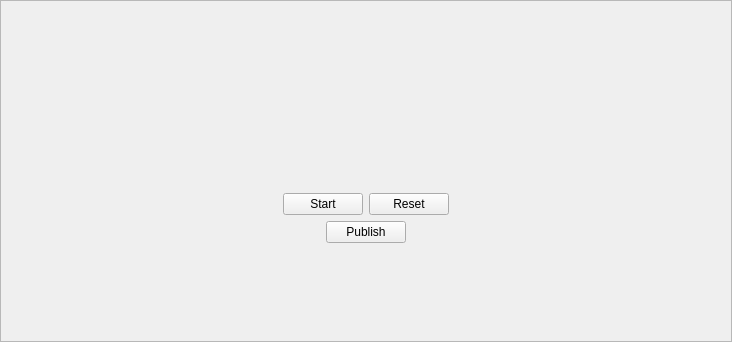
<?xml version="1.0" encoding="UTF-8"?>
<ui version="4.0">
 <class>CountdownFrame</class>
 <widget class="QFrame" name="CountdownFrame">
  <property name="geometry">
   <rect>
    <x>0</x>
    <y>0</y>
    <width>732</width>
    <height>342</height>
   </rect>
  </property>
  <property name="windowTitle">
   <string>Frame</string>
  </property>
  <property name="styleSheet">
   <string notr="true">background-image: url(:/img/data/parchment.jpg);</string>
  </property>
  <property name="frameShape">
   <enum>QFrame::StyledPanel</enum>
  </property>
  <property name="frameShadow">
   <enum>QFrame::Raised</enum>
  </property>
  <layout class="QGridLayout" name="gridLayout">
   <item row="5" column="0">
    <layout class="QHBoxLayout" name="horizontalLayout_3">
     <item>
      <spacer name="horizontalSpacer_2">
       <property name="orientation">
        <enum>Qt::Horizontal</enum>
       </property>
       <property name="sizeHint" stdset="0">
        <size>
         <width>40</width>
         <height>20</height>
        </size>
       </property>
      </spacer>
     </item>
     <item>
      <widget class="QPushButton" name="btnPublish">
       <property name="text">
        <string>Publish</string>
       </property>
       <property name="checkable">
        <bool>true</bool>
       </property>
      </widget>
     </item>
     <item>
      <spacer name="horizontalSpacer_4">
       <property name="orientation">
        <enum>Qt::Horizontal</enum>
       </property>
       <property name="sizeHint" stdset="0">
        <size>
         <width>40</width>
         <height>20</height>
        </size>
       </property>
      </spacer>
     </item>
    </layout>
   </item>
   <item row="3" column="0">
    <layout class="QHBoxLayout" name="horizontalLayout_2">
     <item>
      <spacer name="horizontalSpacer">
       <property name="orientation">
        <enum>Qt::Horizontal</enum>
       </property>
       <property name="sizeHint" stdset="0">
        <size>
         <width>40</width>
         <height>20</height>
        </size>
       </property>
      </spacer>
     </item>
     <item>
      <widget class="QPushButton" name="btnStartStop">
       <property name="text">
        <string>Start</string>
       </property>
       <property name="checkable">
        <bool>true</bool>
       </property>
      </widget>
     </item>
     <item>
      <widget class="QPushButton" name="btnReset">
       <property name="text">
        <string>Reset</string>
       </property>
      </widget>
     </item>
     <item>
      <spacer name="horizontalSpacer_3">
       <property name="orientation">
        <enum>Qt::Horizontal</enum>
       </property>
       <property name="sizeHint" stdset="0">
        <size>
         <width>40</width>
         <height>20</height>
        </size>
       </property>
      </spacer>
     </item>
    </layout>
   </item>
   <item row="0" column="0">
    <spacer name="verticalSpacer_2">
     <property name="orientation">
      <enum>Qt::Vertical</enum>
     </property>
     <property name="sizeHint" stdset="0">
      <size>
       <width>20</width>
       <height>40</height>
      </size>
     </property>
    </spacer>
   </item>
   <item row="2" column="0">
    <spacer name="verticalSpacer">
     <property name="orientation">
      <enum>Qt::Vertical</enum>
     </property>
     <property name="sizeHint" stdset="0">
      <size>
       <width>20</width>
       <height>40</height>
      </size>
     </property>
    </spacer>
   </item>
   <item row="6" column="0">
    <spacer name="verticalSpacer_3">
     <property name="orientation">
      <enum>Qt::Vertical</enum>
     </property>
     <property name="sizeHint" stdset="0">
      <size>
       <width>20</width>
       <height>40</height>
      </size>
     </property>
    </spacer>
   </item>
   <item row="1" column="0">
    <widget class="CountdownSubFrame" name="frame">
     <property name="frameShape">
      <enum>QFrame::StyledPanel</enum>
     </property>
     <property name="frameShadow">
      <enum>QFrame::Raised</enum>
     </property>
    </widget>
   </item>
  </layout>
 </widget>
 <customwidgets>
  <customwidget>
   <class>CountdownSubFrame</class>
   <extends>QFrame</extends>
   <header location="global">countdownsubframe.h</header>
   <container>1</container>
  </customwidget>
 </customwidgets>
 <resources/>
 <connections/>
</ui>
